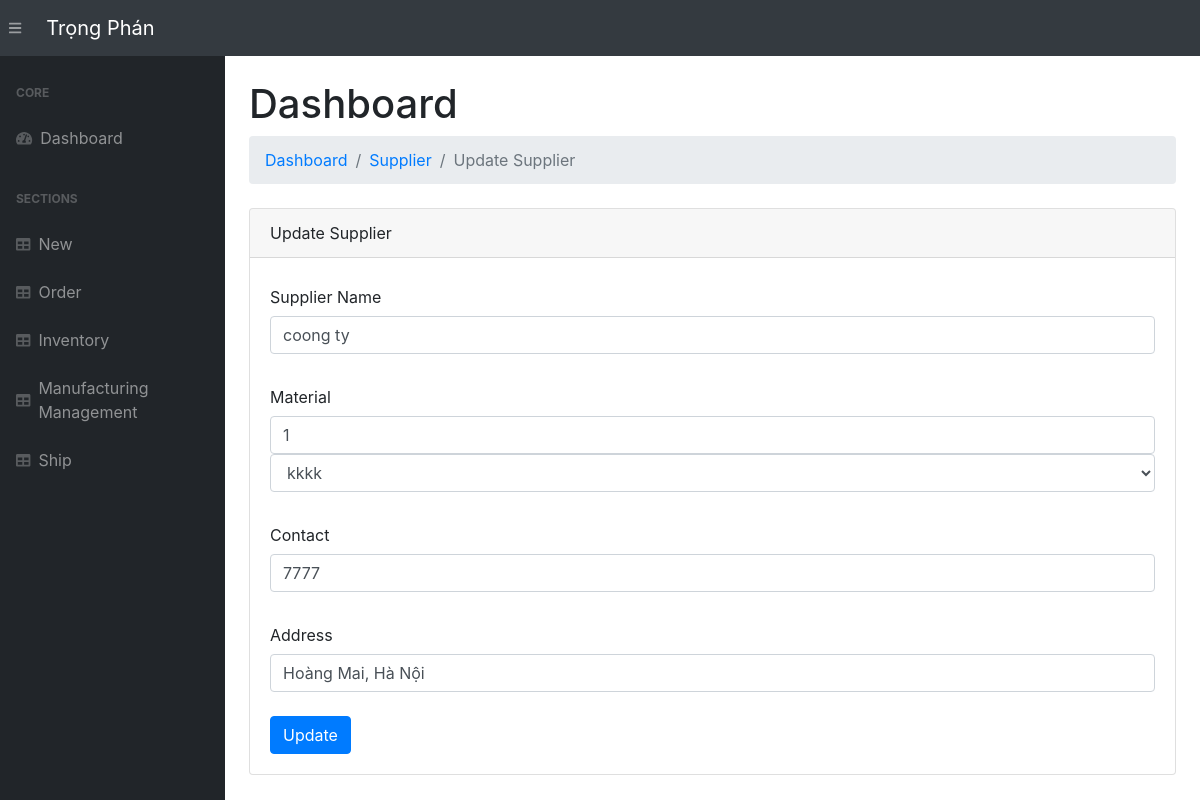
Page /update-supplier/1 on the earlier database version.
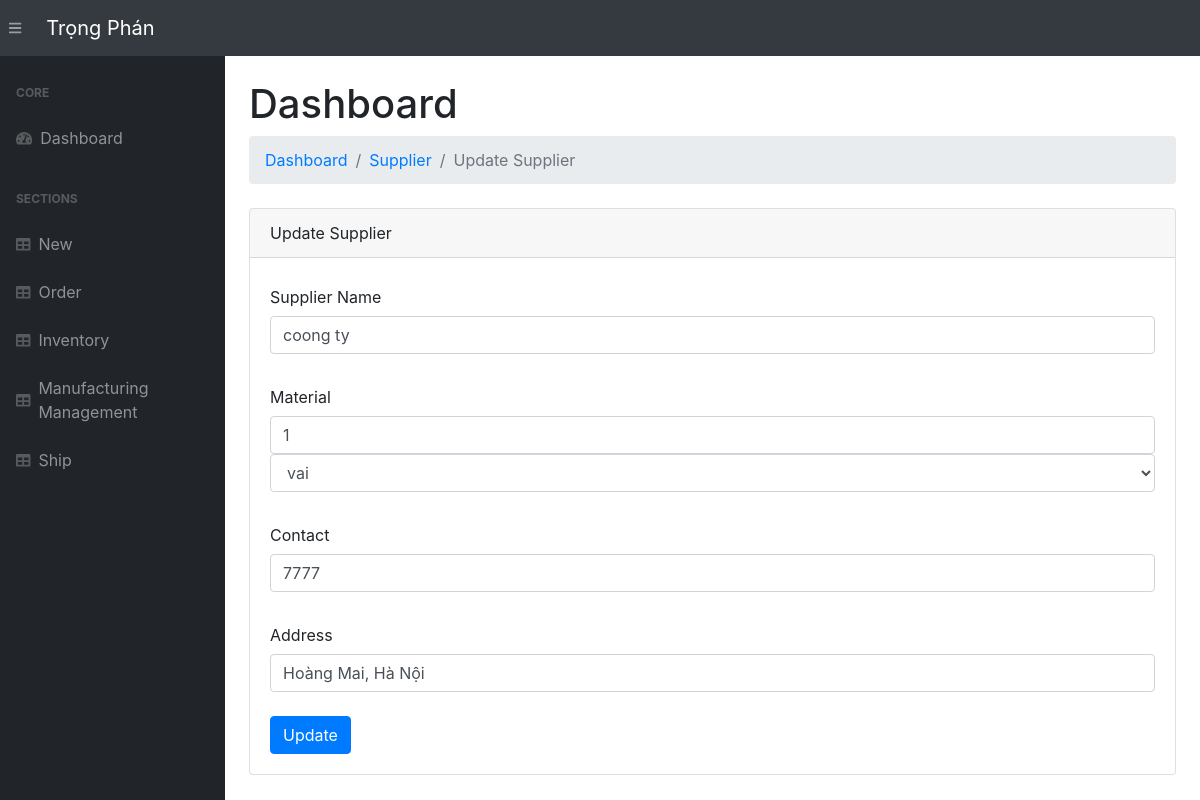
Same page on the later database version.
### app.py (models this page shows)
class Material(db.Model):
    __tablename__ = 'material'
    material_id = db.Column(db.Integer, primary_key=True)
    material_name = db.Column(db.String(255), nullable=False)
    material_description = db.Column(db.String(255))
    quantity_in_stock = db.Column(db.Integer, default=0)
    reorder_level = db.Column(db.Integer, default=10)

### app.py (the view, shortened to what this page needs)
@app.route("/update-supplier/<int:supplier_id>", methods=["POST", "GET"])
def updateSupplier(supplier_id):
    supplier = Supplier.query.get_or_404(supplier_id)
    materials=Material.query.all()
    return render_template("update-supplier.html", supplier=supplier,materials=materials)

### templates/update-supplier.html (shortened to what this page needs)
{% extends 'base.html' %}
{% block content %}
<main>
    <div class="container-fluid">
        <h1 class="mt-4">Dashboard</h1>
        <ol class="breadcrumb mb-4">
            <li class="breadcrumb-item"><a href="/">Dashboard</a></li>
            <li class="breadcrumb-item"><a href="/supplier/">Supplier</a></li>
            <li class="breadcrumb-item active">Update Supplier</li>
        </ol>
        <div class="card mb-4">
            <div class="card-header">Update Supplier</div>
            <div class="card-body">
                <form action="/update-supplier/{{supplier.supplier_id}}" method="POST" >
                    <label for="sup_name" class="col-form-label">Supplier Name</label>
                    <input type="text" name="sup_name" id="sup_name" value="{{ supplier.sup_name }}" class="form-control" required>
                    <br>
                    <label for="sup_material_id" class="col-form-label">Material</label>
                    <input type="text" name="sup_material_id" id="sup_material_id" value="{{ supplier.sup_material_id }}" class="form-control">
                    <select name="sup_material_id" id="sup_material_id" class="form-control">
                        <option value="{{ supplier.sup_material_id }}" selected>{{ supplier.material.material_name }}</option>
                    </select>
                    <br>
                    <label for="sup_contact_info" class="col-form-label">Contact</label>
                    <input type="text" name="sup_contact_info" id="sup_contact_info" value="{{ supplier.sup_contact_info }}" class="form-control">
                    <br>
                    <label for="sup_address" class="col-form-label">Address</label>
                    <input type="text" name="sup_address" id="sup_address" value="{{ supplier.sup_address }}" class="form-control" required>
                    <br>
                    <input id="submit" type="submit" value="Update" class="btn btn-primary">
                </form>
            </div>
        </div>
    </div>
</main>
{% endblock %}

Differences in the rows shown:
changed Material: sup_material_id "kkkk" → "vai"
